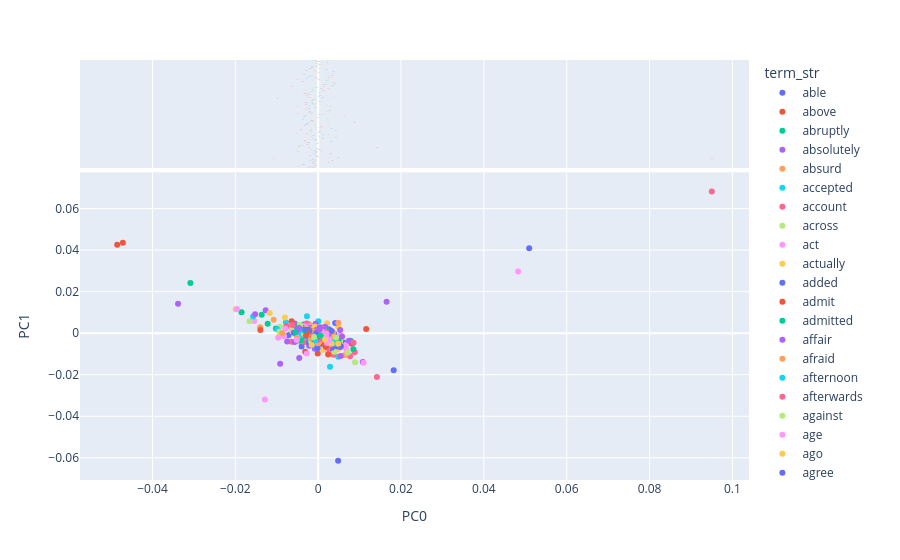

Write notebook code for a chart like this one.
### Markdown cell above
#### Scatterplot of the loadings for the first two components

### Code cell
px.scatter(
    data_frame = LOADINGS.reset_index(),
    x = 'PC0', # first PC
    y = 'PC1', # second PC
    color = 'term_str',
    marginal_x = 'box'
)
